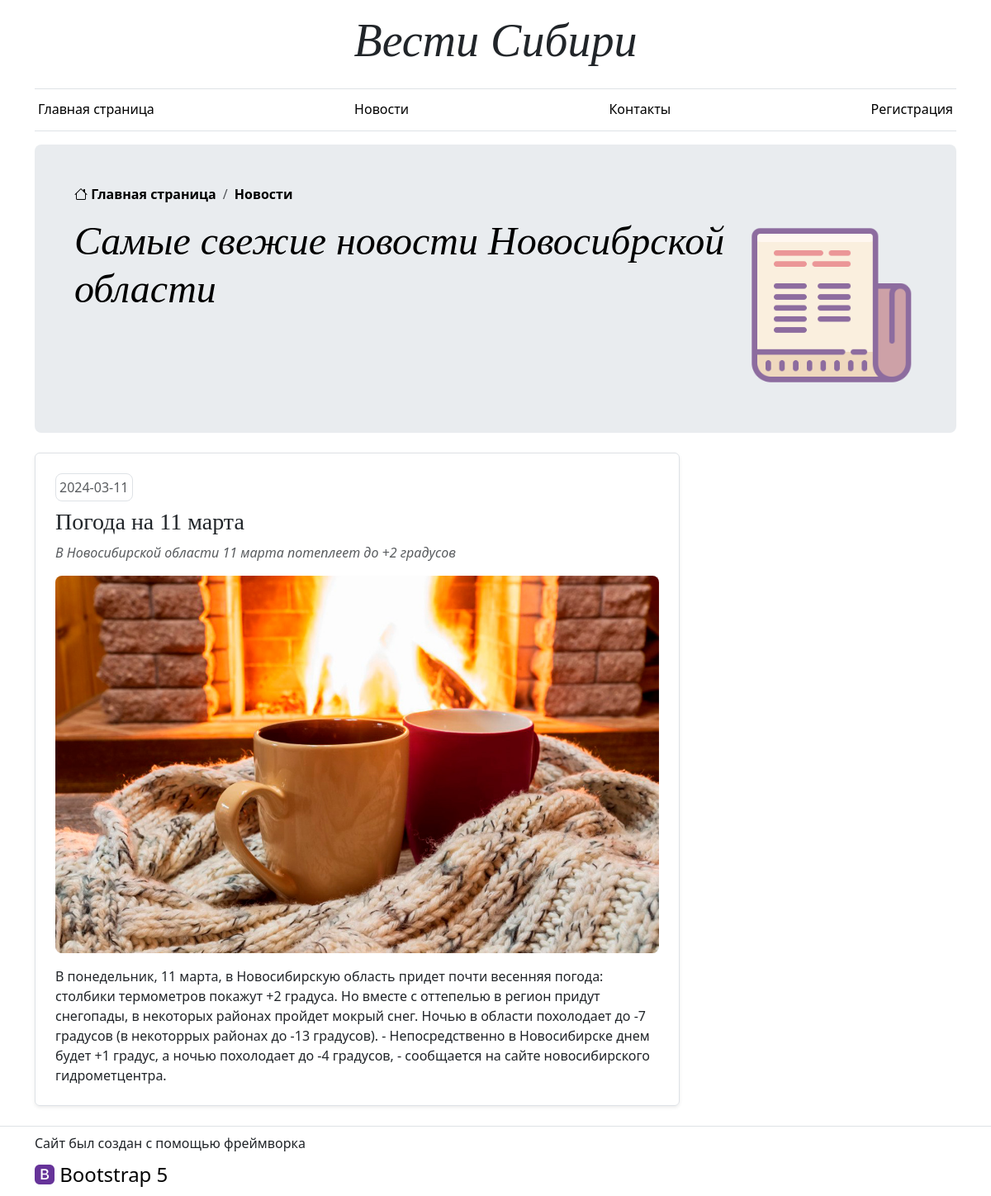
Page /pages/newss.php?id=7 on the committed database.
### tables this page shows
CREATE TABLE `news` (
  `id` int(11) UNSIGNED NOT NULL,
  `title` text NOT NULL,
  `preview` text NOT NULL,
  `text` text NOT NULL,
  `date` date NOT NULL,
  `img` varchar(50) NOT NULL
);

### pages/newss.php (the view, shortened to what this page needs)
<!doctype html>
<html lang="ru">
<head>
    <link href="../styles/style.css" rel="stylesheet">
</head>
<div class="container d-none d-md-block">
    <header class="border-bottom lh-1 py-3">
        <div class="row flex-nowrap justify-content-between align-items-center">
            <h1 class="display-4 fst-italic text-center">Вести Сибири</h1>
        </div>
    </header>
</div>
<div class="d-none d-md-block container sticky-top">
    <div class="nav-scroller bg-white py-1 mb-3 border-bottom">
        <nav class="nav nav-underline justify-content-between px-1">
            <a class="nav-item nav-link link-body-emphasis" href="../index.php">Главная страница</a>
            <a class="nav-item nav-link link-body-emphasis" href="news.php">Новости</a>
            <a class="nav-item nav-link link-body-emphasis" href="contacts.php">Контакты</a>
          <?php
            if(isset($_COOKIE['user']) && $_COOKIE['user'] != ''):
              ?>
                <a class="nav-item nav-link link-body-emphasis" href="../scripts/exit.php">Выйти</a>
            <?php else:?>
                <a class="nav-item nav-link link-body-emphasis" href="registration.php">Регистрация</a>
            <?php endif;?>
        </nav>
    </div>
</div>
<div class="container">
    <div class="p-4 p-md-5 mb-4 rounded-lg-5 rounded-3 text-body-emphasis bg-body-secondary">
        <nav aria-label="breadcrumb">
            <ol class="breadcrumb breadcrumb-custom overflow-hidden text-center rounded-3">
                <li class="breadcrumb-item">
                    <a class="link-body-emphasis fw-semibold text-decoration-none" href="../index.php">
                        <i class="bi bi-house"></i>
                        Главная страница
                    </a>
                </li>
                <li class="breadcrumb-item">
                    <a class="link-body-emphasis fw-semibold text-decoration-none" href="news.php">
                        Новости
                    </a>
                </li>
            </ol>
        </nav>
        <div class="d-flex flex-row">
            <div>
                <h3 class="display-5 fst-italic">
                    Самые свежие новости Новосибрской области
                </h3>
            </div>
            <div class="d-lg-flex d-none align-items-center">
                <img src="../icons/news-main.png" class="d-block w-100" alt="...">
            </div>
        </div>
    </div>
</div>
<div class="container">
    <div class="container-news">
      <?php
        $mysqli = new mysqli("localhost", "root", "root", "register-bg");
        $news = 0;
        if (isset($_GET) && isset($_GET["id"])) {
          if ($stmt = $mysqli->prepare("SELECT * FROM news WHERE id = ?")) {
            $stmt->bind_param("i", $_GET["id"]);
            $stmt->execute();
            $news = $stmt->get_result()->fetch_assoc();
          }
          else {
            $news = 0;
          }
        }
        if($news): ?>
        <div class="mb-2">
            <div class="g-0 border rounded overflow-hidden flex-md-row mb-4 shadow-sm h-md-250 position-relative">
                <div class="col p-4 d-flex flex-column">
                    <div class="mb-2 w-fit-content p-1 rounded-3 text-body-secondary border"><?=$news["date"]?></div>
                    <h3 class="mb-2"><?=$news["title"]?></h3>
                    <p><i class="text-body-secondary"><?=$news["preview"]?></i></p>
                    <img src=".<?=$news["img"]?>" class="d-block rounded-lg-5 rounded-3 mb-3 w-100" alt="(((">
                    <p class="card-text"><?=$news["text"]?></p>
                  <?php endif;?>
                </div>
            </div>
        </div>
    </div>
</div>
<footer class="py-2 mt-4 border-top">
    <div class="d-flex container flex-column">
        <div class="mb-2">
            Сайт был создан с помощью фреймворка
        </div>
        <div>
            <a href="https://getbootstrap.com/" class="footer-logo text-black text-decoration-none">
                <i class="bi bi-bootstrap-fill purple-color"></i> Bootstrap 5
            </a>
        </div>
    </div>
</footer>
</body>
</html>

### styles/style.css (style rules this page uses)
h1, h2, h3, h4, h5, h6 { font-family: "Playfair Display", Georgia, "Times New Roman", serif }
.purple-color { color: rebeccapurple; }
.w-fit-content { width: fit-content !important; }

### rows in the picture
news: date "2024-03-11", title "Погода на 11 марта", preview "В Новосибирской области 11 марта потеплеет до +2 градусов", img (picture), text "В понедельник, 11 марта, в Новосибирскую область придет почти весенняя погода: столбики термометров покажут +2 градуса. Но вместе с оттепелью в регион придут снегопады, в некоторых районах пройдет мокрый снег. Ночью в области похолодает до -7 градусов (в некоторрых районах до -13 градусов). - Непосредственно в Новосибирске днем будет +1 градус, а ночью похолодает до -4 градусов, - сообщается на сайте новосибирского гидрометцентра."
